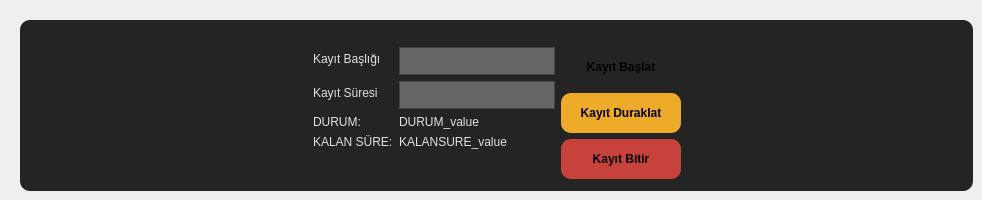
    <widget class="QWidget" name="eegkayit">
     <widget class="QGroupBox" name="groupBox_2">
      <property name="geometry">
       <rect>
        <x>20</x>
        <y>20</y>
        <width>953</width>
        <height>171</height>
       </rect>
      </property>
      <property name="styleSheet">
       <string notr="true">QGroupBox {
    border: none; /* Kenarlık yok */
    margin-top: 0px; /* Üstte boşluk yok */
    background-color: #242424; /* Koyu siyah arka plan */
	border-radius:10px;
}

QGroupBox::title {
    subcontrol-origin: margin;
    subcontrol-position: top left; /* Başlık konumunu ayarla */
    padding: 0px 3px; /* Başlık için dolgu */
    color: #242424; /* Başlık rengini arka planla aynı yap */
}

QPushButton{
	border:none;
	font-weight:bold;
	border-radius:10px;
}
QPushButton#kayitDuraklat{
	background-color:#EEAB2A;
}
QPushButton#kayitBitir{
	background-color:#C6423A;
}

/* CheckBox için stil */
QCheckBox {
    spacing: 5px;
}

QCheckBox::indicator {
    width: 13px;
    height: 13px;
}
QPushButton:pressed {
	background-color: rgb(255, 182, 85)
}
QPushButton:pressed#kayitDuraklat {
	background-color: rgb(255, 182, 85)
}
QPushButton:pressed#kayitBitir {
	background-color: rgb(255, 182, 85)
}




/* Label için stil */
QLabel {
    font-size: 9pt;
    color: #e1e1e1;
	background-color:none;
}

/* LineEdit için stil */
QLineEdit {
    border: 1px solid #444;
    padding: 5px;
    background: #666;
    color: #fff;
}

QLineEdit:focus {
    border: 1px solid #777;
}

/* ComboBox için stil */
QComboBox {
    border: 1px solid #444;
    padding: 1px 18px 1px 3px;
    min-width: 6em;
}

QComboBox:editable {
    background: #666;
}

QComboBox:!editable, QComboBox::drop-down:editable {
     background: #555;
}

/* ComboBox açılır menüsü için stil */
QComboBox QAbstractItemView {
    border: 2px solid darkgray;
    selection-background-color: #6a6ea9;
    background-color: #555;
}


</string>
      </property>
      <property name="title">
       <string>EEG KAYIT</string>
      </property>
      <layout class="QGridLayout" name="gridLayout_2">
       <item row="0" column="1">
        <spacer name="verticalSpacer_11">
         <property name="orientation">
          <enum>Qt::Vertical</enum>
         </property>
         <property name="sizeHint" stdset="0">
          <size>
           <width>17</width>
           <height>18</height>
          </size>
         </property>
        </spacer>
       </item>
       <item row="1" column="0">
        <spacer name="horizontalSpacer_9">
         <property name="orientation">
          <enum>Qt::Horizontal</enum>
         </property>
         <property name="sizeHint" stdset="0">
          <size>
           <width>284</width>
           <height>20</height>
          </size>
         </property>
        </spacer>
       </item>
       <item row="1" column="1">
        <layout class="QFormLayout" name="formLayout_3">
         <item row="0" column="0">
          <widget class="QLabel" name="label_17">
           <property name="text">
            <string>Kayıt Başlığı</string>
           </property>
          </widget>
         </item>
         <item row="0" column="1">
          <widget class="QLineEdit" name="lineEdit_4">
           <property name="enabled">
            <bool>true</bool>
           </property>
           <property name="minimumSize">
            <size>
             <width>140</width>
             <height>20</height>
            </size>
           </property>
          </widget>
         </item>
         <item row="1" column="0">
          <widget class="QLabel" name="label_16">
           <property name="text">
            <string>Kayıt Süresi</string>
           </property>
          </widget>
         </item>
         <item row="1" column="1">
          <widget class="QLineEdit" name="lineEdit_3"/>
         </item>
         <item row="2" column="0">
          <widget class="QLabel" name="label_18">
           <property name="text">
            <string>DURUM:</string>
           </property>
          </widget>
         </item>
         <item row="2" column="1">
          <widget class="QLabel" name="label_20">
           <property name="text">
            <string>DURUM_value</string>
           </property>
          </widget>
         </item>
         <item row="3" column="0">
          <widget class="QLabel" name="label_19">
           <property name="text">
            <string>KALAN SÜRE:</string>
           </property>
          </widget>
         </item>
         <item row="3" column="1">
          <widget class="QLabel" name="label_21">
           <property name="text">
            <string>KALANSURE_value</string>
           </property>
          </widget>
         </item>
        </layout>
       </item>
       <item row="1" column="2">
        <layout class="QVBoxLayout" name="verticalLayout_3">
         <item>
          <widget class="QPushButton" name="kayitBaslat">
           <property name="minimumSize">
            <size>
             <width>120</width>
             <height>40</height>
            </size>
           </property>
           <property name="text">
            <string>Kayıt Başlat</string>
           </property>
          </widget>
         </item>
         <item>
          <widget class="QPushButton" name="kayitDuraklat">
           <property name="minimumSize">
            <size>
             <width>120</width>
             <height>40</height>
            </size>
           </property>
           <property name="styleSheet">
            <string notr="true"/>
           </property>
           <property name="text">
            <string>Kayıt Duraklat</string>
           </property>
          </widget>
         </item>
         <item>
          <widget class="QPushButton" name="kayitBitir">
           <property name="minimumSize">
            <size>
             <width>120</width>
             <height>40</height>
            </size>
           </property>
           <property name="styleSheet">
            <string notr="true"/>
           </property>
           <property name="text">
            <string>Kayıt Bitir</string>
           </property>
          </widget>
         </item>
        </layout>
       </item>
       <item row="1" column="3">
        <spacer name="horizontalSpacer_10">
         <property name="orientation">
          <enum>Qt::Horizontal</enum>
         </property>
         <property name="sizeHint" stdset="0">
          <size>
           <width>283</width>
           <height>20</height>
          </size>
         </property>
        </spacer>
       </item>
       <item row="2" column="1" colspan="2">
        <spacer name="verticalSpacer_12">
         <property name="orientation">
          <enum>Qt::Vertical</enum>
         </property>
         <property name="sizeHint" stdset="0">
          <size>
           <width>17</width>
           <height>2</height>
          </size>
         </property>
        </spacer>
       </item>
      </layout>
     </widget>
    </widget>
